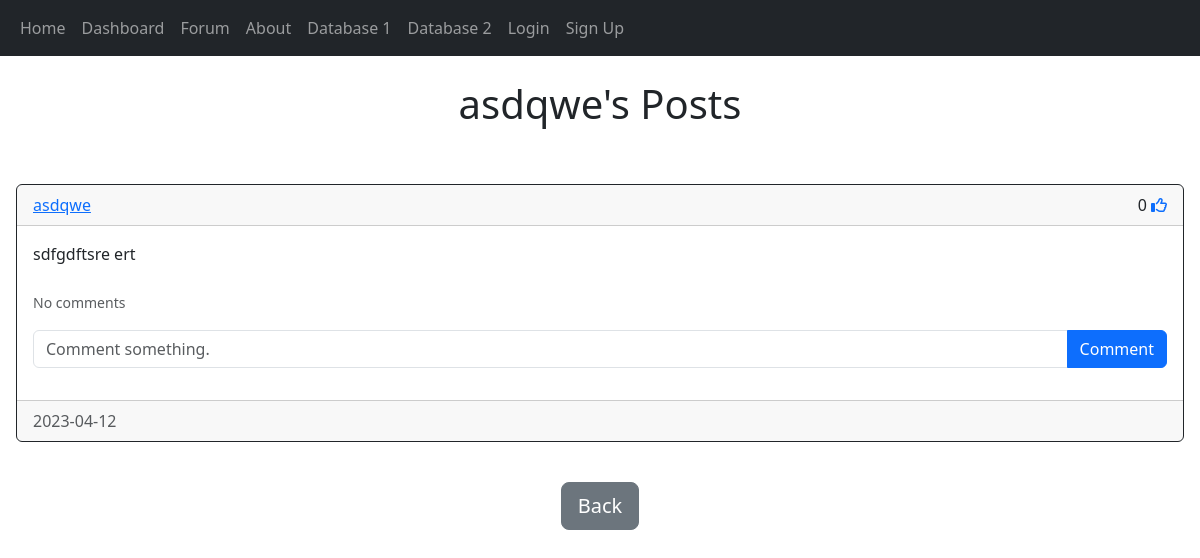
The app's page /posts/asdqwe with its own data.
### crayfish_analysis_app/models.py (models this page shows, shortened)
class User(db.Model, UserMixin):
    __tablename__ = "user"
    id = db.Column(db.Integer, primary_key=True)
    date_created = db.Column(db.Date, nullable=True, default=datetime.utcnow)
    username = db.Column(db.String(150), unique=True, nullable=False)
    email = db.Column(db.String(150), unique=True, nullable=False)
    password = db.Column(db.String(150), nullable=False)
    posts = db.relationship('Post', backref='user', passive_deletes=True)
    comments = db.relationship('Comment', backref='user', passive_deletes=True)
    likes = db.relationship('Like', backref='user', passive_deletes=True)

class Post(db.Model):
    __tablename__ = "post"
    id = db.Column(db.Integer, primary_key=True)
    date_created = db.Column(db.Date, nullable=True, default=datetime.utcnow)
    text = db.Column(db.Text, nullable=False)
    author = db.Column(db.Integer, db.ForeignKey('user.id', ondelete='CASCADE'), nullable=False)
    comments = db.relationship('Comment', backref='post', passive_deletes=True)
    likes = db.relationship('Like', backref='Post', passive_deletes=True)

### crayfish_analysis_app/views.py (the view)
@main_bp.route("/posts/<username>")
def posts(username):
    user = User.query.filter_by(username=username).first()
    if not user:
        flash("No user with that username exists.", category="error")
        return redirect(url_for("views.forum"))
    posts = user.posts
    return render_template("posts.html", user=current_user, posts=posts, username=username)

### crayfish_analysis_app/templates/posts.html (shortened to what this page needs)
{% extends "posts_div.html" %}
{% block header1 %}{{username}}'s Posts{% endblock %}
{% block footer %}
<div align="center">
    <a href="/forum">
        <button type="button" class="btn btn-secondary btn-lg">
            Back
        </button>
    </a>
</div>
<br />
{% endblock %}

### crayfish_analysis_app/templates/posts_div.html (shortened to what this page needs)
{% extends "base.html" %}
{% block content%}
<br />
<h1 align="center">{% block header1 %}{% endblock %}</h1>
<br />
<div class="card border-0">
    <div class="card-body">
      <div>
        <div id="posts">
            {% for post in posts %}
            <div class="card border-dark">
                <div class="card-header d-flex justify-content-between align-items-center">
                    <a href="/posts/{{post.user.username}}">{{post.user.username}}</a>
                    <div>
                        {{post.likes|length}}
                        {% if user.id in post.likes|map(attribute="author")|list %}
                        <a href="/like-post/{{post.id}}"><i class="fas fa-thumbs-up"></i></a>
                        {% else %}
                        <a href="/like-post/{{post.id}}"><i class="far fa-thumbs-up"></i></a>
                        {% endif %}
                    </div>
                </div>
                <div class="card-body">
                    <div class="card-text">{{post.text}}</div>
                    <br />
                    <p class="card-text">
                        {% if post.comments|length > 0 %}
                        <a data-bs-toggle="collapse" href="#comments-{{post.id}}" role="button">
                            <small>View/Hide {{post.comments|length}} Comments</small>
                        </a>
                        {% else %}
                        <small class="text-muted">No comments</small>
                        {% endif %}
                    </p>
                    <form class="input-group mb-3" method="POST" action="/create-comment/{{post.id}}">
                        <input type="text" id="text" name="text" class="form-control" placeholder="Comment something."/>
                        <button type="submit" class="btn btn-primary">Comment</button>
                    </form>
                </div>
                <div class="card-footer text-muted">{{post.date_created}}</div>
            </div>
            <br />
            {% endfor %}
        </div>
      </div>
    </div>
  </div>
{% block footer %}{% endblock %}
{% endblock %}

### records on screen
User: username "asdqwe"
Post: user.username "asdqwe", likes|length "0", text "sdfgdftsre ert", date_created "2023-04-12"
